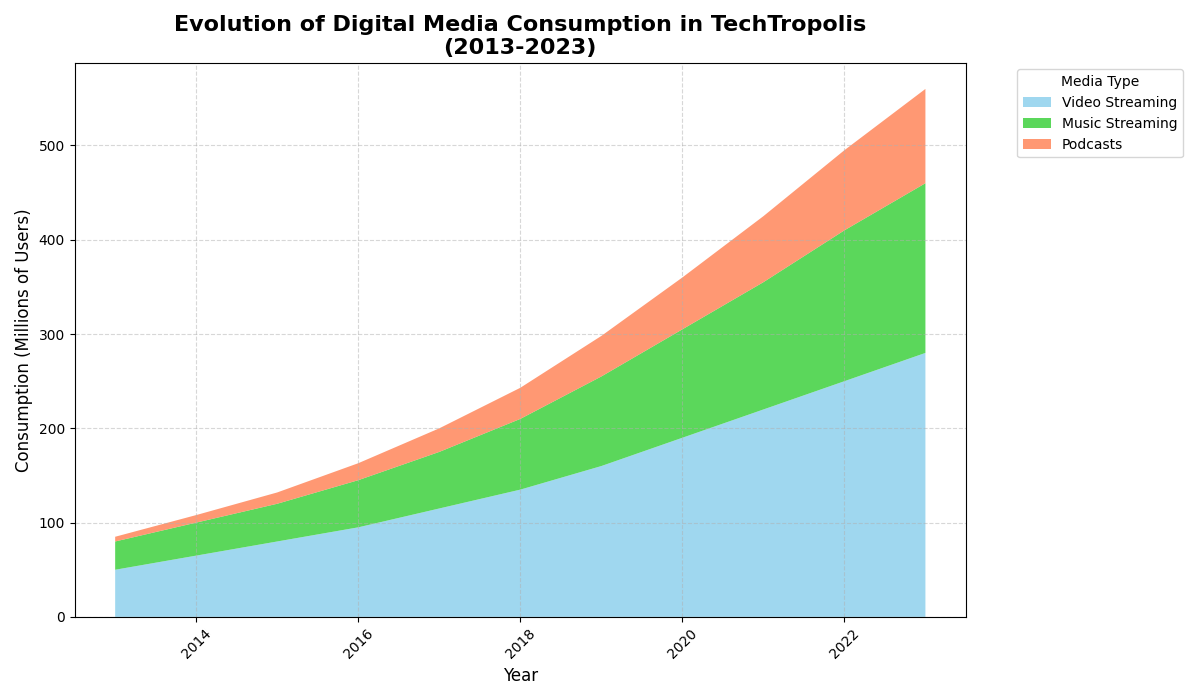

The Python source for this figure:
import matplotlib.pyplot as plt
import numpy as np

# Define the years for the x-axis
years = np.arange(2013, 2024)

# Artificial data for digital media consumption (in millions) per year for each category
video_streaming = [50, 65, 80, 95, 115, 135, 160, 190, 220, 250, 280]
music_streaming = [30, 35, 40, 50, 60, 75, 95, 115, 135, 160, 180]
podcasts = [5, 8, 12, 18, 25, 33, 43, 55, 70, 85, 100]

# Combine datasets for the stackplot without E-books
media_types = np.array([video_streaming, music_streaming, podcasts])

# Create the area chart
fig, ax = plt.subplots(figsize=(12, 7))

# Plot stackplot without E-books
ax.stackplot(years, media_types, labels=['Video Streaming', 'Music Streaming', 'Podcasts'],
             colors=['skyblue', 'limegreen', 'coral'], alpha=0.8)

# Set title, labels, and legend
ax.set_title("Evolution of Digital Media Consumption in TechTropolis\n(2013-2023)", fontsize=16, fontweight='bold')
ax.set_xlabel("Year", fontsize=12)
ax.set_ylabel("Consumption (Millions of Users)", fontsize=12)
ax.legend(loc='upper left', bbox_to_anchor=(1.05, 1), title='Media Type', fontsize=10)

# Add grid for better readability
ax.grid(True, linestyle='--', alpha=0.5)

# Rotate x-axis labels to prevent overlap
plt.xticks(rotation=45)

# Automatically adjust layout to prevent clipping
plt.tight_layout()

# Display the plot
plt.show()
